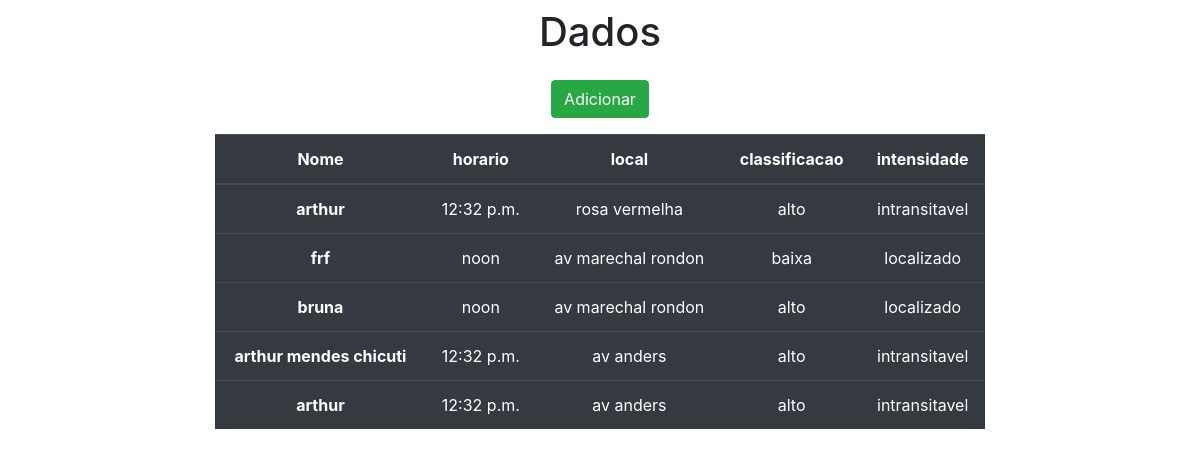
The page / on the database its author committed.
### Core/models.py (models this page shows)
class Registros(models.Model):
    nome = models.CharField(max_length=30)
    horario = models.TimeField()
    local = models.CharField(max_length=30)
    intensidade = models.CharField(max_length=13)
    clas = models.CharField(max_length=15)
    title = models.CharField(max_length = 200)
    uploadedFile = models.FileField(upload_to = "img")
    dateTimeOfUpload = models.DateTimeField(auto_now = True)

### Core/views.py (the view)
# urls.py: 2. Add a URL to urlpatterns:  path('', views.home, name='home')
def home(request):
    data = {}
    data['db'] = Registros.objects.all()
    return render(request,'index.html',data)

### Core/templates/index.html (shortened to what this page needs)
<!DOCTYPE html>
<html lang="en">
<head>
<link rel="stylesheet" href="https://cdn.jsdelivr.net/npm/bootstrap@4.3.1/dist/css/bootstrap.min.css">
</head>
<body>
<div class="col-8 m-auto pt-2 pb-2 text-center">
<h1>Dados</h1>
</div>
<div class="col-8 m-auto pt-2 pb-2 text-center">
<a href="/form" class="btn btn-success">Adicionar</a>
</div>
<div class="col-8 m-auto pt-2 pb-2 text-center">
<table class="table table-dark">
<thead>
<tr>
<th scope="col">Nome</th>
<th scope="col">horario</th>
<th scope="col">local</th>
<th scope="col">classificacao</th>
<th scope="col">intensidade</th>
</tr>
</thead>
<tbody>
    {% for dbs in db %}
    <tr>
        <th >{{dbs.nome}}</th>
        <td>{{dbs.horario}}</td>
        <td>{{dbs.local}}</td>
        <td>{{dbs.intensidade}}</td>
        <td>{{dbs.clas}}</td>
        </tr>
    {% endfor %}
</table>
</div>
</body>
</html>

### rows shown on the page
Registros: nome "arthur", horario "12:32 p.m.", local "rosa vermelha", intensidade "alto", clas "intransitavel"
Registros: nome "frf", horario "noon", local "av marechal rondon", intensidade "baixa", clas "localizado"
Registros: nome "bruna", horario "noon", local "av marechal rondon", intensidade "alto", clas "localizado"
Registros: nome "arthur mendes chicuti", horario "12:32 p.m.", local "av anders", intensidade "alto", clas "intransitavel"
Registros: nome "arthur", horario "12:32 p.m.", local "av anders", intensidade "alto", clas "intransitavel"
